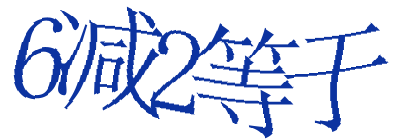
#> input picture src/cas_ocr_model/v1/classify/predict/test/test1_20240102160004_server.png, 400 x 140 px
$ python -i preprocess_ops.py   (imports and definitions only)
#> lines starting #> are read from the running program, lines starting #| are printed output that depends on the picture; after the words box and inside, x2 and y2 are one past the last pixel; in counts of white or black regions, pixels touching at a corner belong together
#> further down, picture is the input picture: shape (140, 400, 3); mean B, G, R 240, 222.8, 216.6
"""训练与推理共用的验证码预处理."""
from __future__ import annotations

from pathlib import Path

import cv2
import numpy as np
import torch


BINARIZE_MODES = (
    "min_channel_otsu",
    "gray_otsu",
    "adaptive",
    "fixed",
)


def decode_color_image(image_input: str | Path | bytes | bytearray | np.ndarray) -> np.ndarray | None:
    if isinstance(image_input, (str, Path)):
        arr = np.fromfile(str(image_input), dtype=np.uint8)
        return cv2.imdecode(arr, cv2.IMREAD_COLOR)
    if isinstance(image_input, (bytes, bytearray)):
        arr = np.frombuffer(image_input, dtype=np.uint8)
        return cv2.imdecode(arr, cv2.IMREAD_COLOR)
    if isinstance(image_input, np.ndarray):
        return image_input
    raise TypeError(f"unsupported input type: {type(image_input)}")


def _normalize_block_size(block_size: int) -> int:
    block_size = max(3, int(block_size))
    if block_size % 2 == 0:
        block_size += 1
    return block_size


def _foreground_score_from_color(img: np.ndarray) -> np.ndarray:
    # 白底接近 (255,255,255), 随机颜色字符至少会有一个通道明显变暗.
    return 255 - np.min(img, axis=2)


def binarize_captcha(
    img: np.ndarray,
    threshold: int = 200,
    binarize_mode: str = "min_channel_otsu",
    adaptive_block_size: int = 25,
    adaptive_c: int = 15,
) -> np.ndarray:
#> called with threshold = 200, binarize_mode = 'min_channel_otsu', adaptive_block_size = 25, adaptive_c = 15
    if binarize_mode not in BINARIZE_MODES:
        raise ValueError(f"unknown binarize_mode={binarize_mode}, available={BINARIZE_MODES}")

    gray = cv2.cvtColor(img, cv2.COLOR_BGR2GRAY)
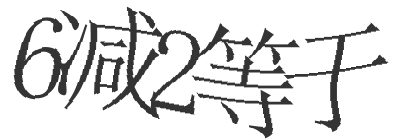
#> gray: shape (140, 400); min 52, max 255, mean 223

    if binarize_mode == "fixed":
        _, binary = cv2.threshold(gray, threshold, 255, cv2.THRESH_BINARY_INV)
        return binary

    if binarize_mode == "gray_otsu":
        blur = cv2.GaussianBlur(gray, (3, 3), 0)
        _, binary = cv2.threshold(blur, 0, 255, cv2.THRESH_BINARY_INV | cv2.THRESH_OTSU)
        return binary

    if binarize_mode == "adaptive":
        blur = cv2.GaussianBlur(gray, (3, 3), 0)
        return cv2.adaptiveThreshold(
            blur,
            255,
            cv2.ADAPTIVE_THRESH_GAUSSIAN_C,
            cv2.THRESH_BINARY_INV,
            _normalize_block_size(adaptive_block_size),
            adaptive_c,
        )

    score = _foreground_score_from_color(img)
#> in _foreground_score_from_color, `return 255 - np.min(img, axis=2)`:
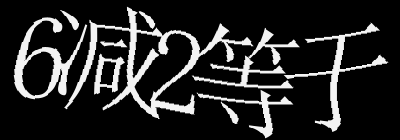
#> returned value: shape (140, 400); min 0, max 243, mean 38.4
    blur = cv2.GaussianBlur(score, (3, 3), 0)
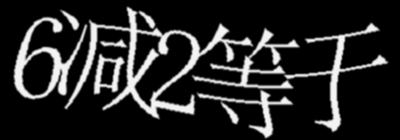
#> blur: shape (140, 400); min 0, max 243, mean 38.4
    _, binary = cv2.threshold(blur, 0, 255, cv2.THRESH_BINARY | cv2.THRESH_OTSU)
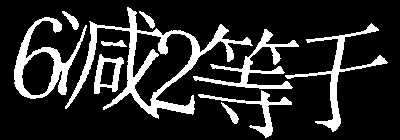
#> binary: shape (140, 400); 16.8% white; 10 white regions, largest, box (x1, y1, x2, y2) and area: (65, 7, 253, 119) 3515, (14, 17, 87, 99) 1657, (285, 23, 388, 132) 1339
    return binary


def preprocess_captcha_to_tensor(
    img: np.ndarray | None,
    image_size: tuple[int, int],
    threshold: int = 200,
    binarize_mode: str = "min_channel_otsu",
    adaptive_block_size: int = 25,
    adaptive_c: int = 15,
) -> torch.Tensor:
    if img is None:
        return torch.zeros(1, image_size[0], image_size[1], dtype=torch.float32)

    binary = binarize_captcha(
        img,
        threshold=threshold,
        binarize_mode=binarize_mode,
        adaptive_block_size=adaptive_block_size,
        adaptive_c=adaptive_c,
    )
    resized = cv2.resize(binary, (image_size[1], image_size[0]), interpolation=cv2.INTER_NEAREST)
    return torch.from_numpy(resized).float().unsqueeze(0) / 255.0

>>> import cv2
>>> picture = cv2.imread('v1/classify/predict/test/test1_20240102160004_server.png')
>>> result = binarize_captcha(picture)

$ run again, on src/cas_ocr_model/v1/classify/predict/test/test3_20240102160857_server.png
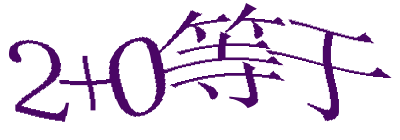
#> input picture src/cas_ocr_model/v1/classify/predict/test/test3_20240102160857_server.png, 400 x 140 px
#> picture is the input picture: shape (140, 400, 3); mean B, G, R 234.9, 222.5, 231.4
#> in binarize_captcha, `gray = cv2.cvtColor(img, cv2.COLOR_BGR2GRAY)`:
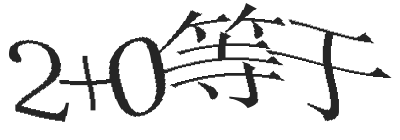
#> gray: shape (140, 400); min 37, max 255, mean 226.6
#> in binarize_captcha, `_, binary = cv2.threshold(blur, 0, 255, cv2.THRESH_BINARY | cv2.THRESH..`:
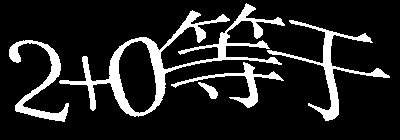
#> binary: shape (140, 400); 13.7% white; 5 white regions, box (x1, y1, x2, y2) and area: (59, 3, 285, 117) 3944, (267, 20, 390, 121) 1540, (9, 40, 69, 122) 1238, (171, 62, 284, 108) 802, (198, 82, 218, 99) 147

$ run again, on src/cas_ocr_model/v1/classify/predict/test/test4_20240102160902_server.png
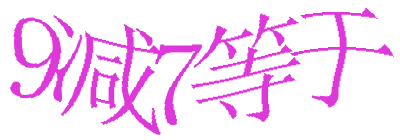
#> input picture src/cas_ocr_model/v1/classify/predict/test/test4_20240102160902_server.png, 400 x 140 px
#> picture is the input picture: shape (140, 400, 3); mean B, G, R 249.3, 223.5, 249.8
#> in binarize_captcha, `blur = cv2.GaussianBlur(score, (3, 3), 0)`:
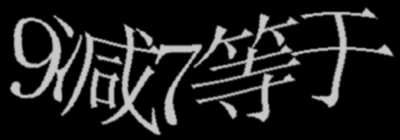
#> blur: shape (140, 400); min 0, max 199, mean 31.5
#> in binarize_captcha, `_, binary = cv2.threshold(blur, 0, 255, cv2.THRESH_BINARY | cv2.THRESH..`:
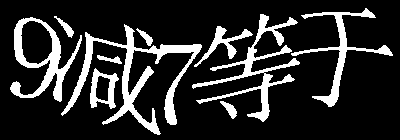
#> binary: shape (140, 400); 17% white; 10 white regions, largest, box (x1, y1, x2, y2) and area: (61, 24, 202, 135) 2926, (192, 14, 300, 122) 1992, (10, 17, 82, 102) 1716
